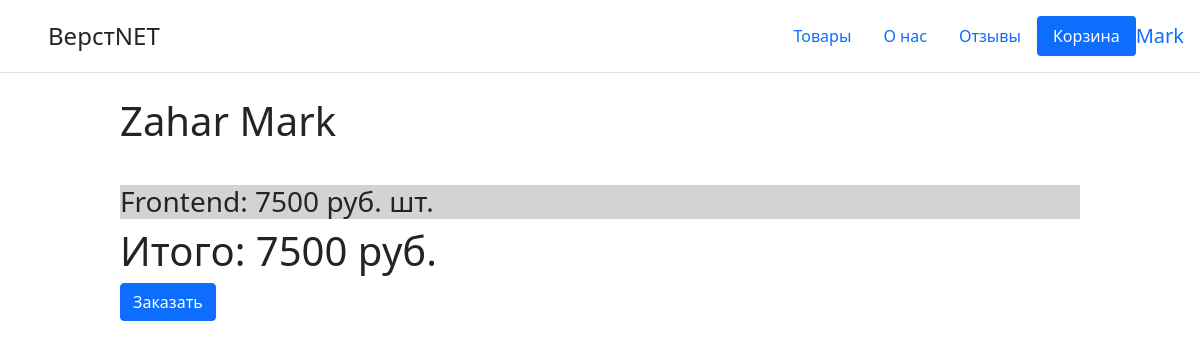
Screenshot of /bag (signed in) with the database file from the repository.
### data/user.py (models this page shows, shortened)
class User(SqlAlchemyBase, UserMixin, SerializerMixin):
    __tablename__ = 'users'
    id = sqlalchemy.Column(sqlalchemy.Integer,
                           primary_key=True, autoincrement=True)
    surname = sqlalchemy.Column(sqlalchemy.String)
    name = sqlalchemy.Column(sqlalchemy.String)
    email = sqlalchemy.Column(sqlalchemy.String)
    hashed_password = sqlalchemy.Column(sqlalchemy.String)

### data/products.py (models this page shows)
class Products(SqlAlchemyBase, SerializerMixin):
    __tablename__ = 'products'
    id = sqlalchemy.Column(sqlalchemy.Integer,
                           primary_key=True, autoincrement=True)
    name = sqlalchemy.Column(sqlalchemy.String)
    image = sqlalchemy.Column(sqlalchemy.String)
    description = sqlalchemy.Column(sqlalchemy.String)
    cost = sqlalchemy.Column(sqlalchemy.Integer)
    sold = sqlalchemy.Column(sqlalchemy.BOOLEAN)
    time = sqlalchemy.Column(sqlalchemy.DATETIME)

### main.py (the view, shortened to what this page needs)
@app.route('/bag', methods=['GET', 'POST'])
@login_required
def bag():
    params = {
        'title': "ВерстNET",
        'now_tab': 6,
    }
    db_sess = db_session.create_session()
    k = list(db_sess.query(Bag).filter(Bag.user_id == current_user.id))
    error = ''
    dct = []
    summa = 0
    if k:
        k = k[0]
        dct = [(db_sess.query(Products).get(int(i)).name, db_sess.query(Products).get(int(i)).cost)
               for i in set(k.lst.split(', '))]
        summa = sum(i[1] for i in dct)
    else:
        error = 'В корзине пусто'
    return render_template('bag.html', lst=dct, error=error, summa=summa, **params)

### data/db_session.py (called while the page is built)
def create_session() -> Session:
    global __factory
    return __factory()

### main.py (called while the page is built)
@login_manager.user_loader
def load_user(user_id):
    db_sess = db_session.create_session()
    return db_sess.query(User).get(user_id)

### templates/bag.html (shortened to what this page needs)
{% extends "base.html" %}
{% block content %}
    <div style="display: block; margin: 0 10%">
    <form method="post">
    <h1>{{ current_user.surname }} {{ current_user.name }}</h1>
        <br>
        <div style="background-color: lightgrey">
        {% for i in lst %}
            <h3>{{ i[0] }}:  {{ i[1] }} руб. {{ i[2] }} шт. </h3>
        {% endfor %}
        </div>
        {% if lst %}
        <h1>Итого: {{ summa }} руб.</h1>
        <button type="submit" class="btn btn-primary right">Заказать</button>
        {% endif %}
    </form>
    </div>
{% endblock %}

### templates/base.html (shortened to what this page needs)
<!DOCTYPE html>
<html lang="ru">
<head>
    <link rel="stylesheet"
		  href="https://stackpath.bootstrapcdn.com/bootstrap/4.2.1/css/bootstrap.min.css"
>
	<link href="https://cdn.jsdelivr.net/npm/bootstrap@5.0.0-beta2/dist/css/bootstrap.min.css"
		  rel="stylesheet"
>
    <link rel="stylesheet" href="static/css/styles.css" type="text/css">
</head>
<body>
      <header class="d-flex flex-wrap justify-content-center py-3 mb-4 border-bottom">
        <a href="/" class="d-flex align-items-center mb-3 mb-md-0 me-md-auto text-dark text-decoration-none">
          <svg class="bi me-2" width="40" height="32"><use xlink:href="#bootstrap"/></svg>
          <span class="fs-4"> ВерстNET</span>
        </a>
        <ul class="nav nav-pills">
          <li class="nav-item"><a href="/" class="nav-link {% if now_tab == 1 %} active {% endif %}">Товары</a></li>
          <li class="nav-item"><a href="/about_us" class="nav-link {% if now_tab == 2 %} active {% endif %}">О нас</a></li>
          <li class="nav-item"><a href="/comments" class="nav-link {% if now_tab == 3 %} active {% endif %}">Отзывы</a></li>
            {% if current_user.is_authenticated %}
                <li class="nav-item"><a href="/bag" class="nav-link {% if now_tab == 6 %} active {% endif %}">Корзина</a></li>
            <li><a class="navbar-brand" href="/logout">{{ current_user.name }}</a></li>
            {% else %}
            <li class="nav-item"><a href="/login" class="nav-link {% if now_tab == 4 %} active {% endif %}">Войти</a></li>
          <li class="nav-item"><a href="/register" class="nav-link {% if now_tab == 5 %} active {% endif %}">Регистрация</a></li>
            {% endif %}
        </ul>
      </header>
      <main>
          {% block content %} {% endblock %}
      </main>
</body>
</html>

### static/css/styles.css (style rules this page uses)
body { background-image: 'background.png' }

### rows the page displays
User: name "Mark", surname "Zahar"
Products: name "Frontend", cost "7500"

### other values shown
{{ summa }} "7500"
